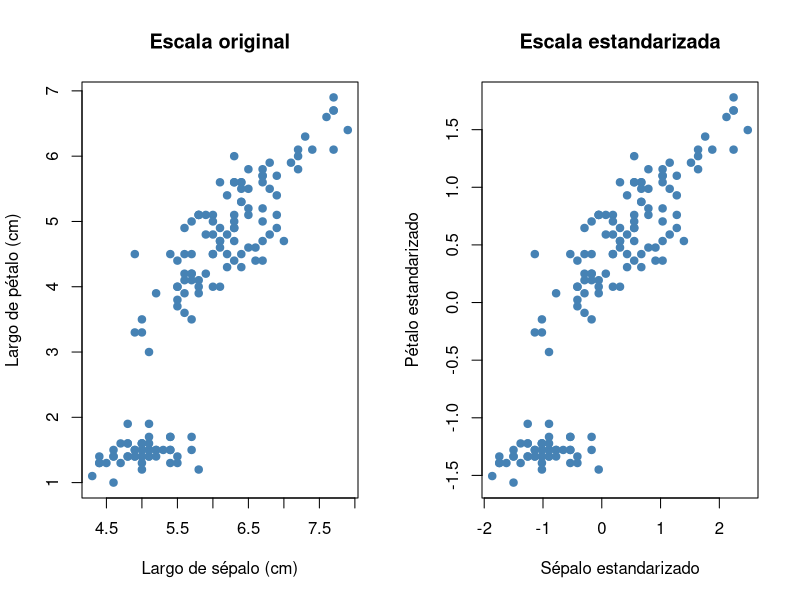
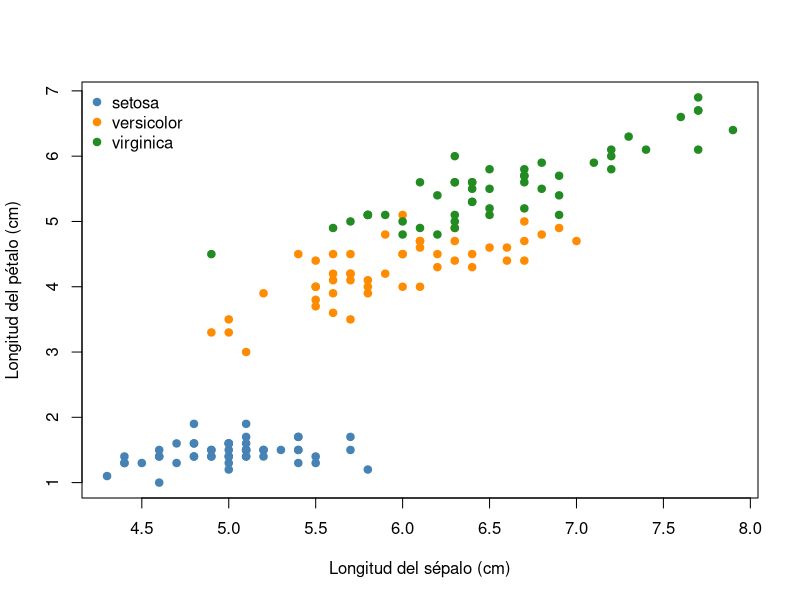

Recreate these plots in R, in order.
## ---- chunk 1
#| label: r-iris
# iris está incluido en la instalación base de R.
data(iris)
X_r <- iris[, 1:4]
especie_r <- iris$Species
cat("Dimensiones:", dim(X_r), "\n")
head(X_r)
summary(X_r)
## ---- chunk 2
#| label: r-dist
muestra_r <- X_r[1:5, ]
D_euclid_r <- as.matrix(dist(muestra_r, method = "euclidean"))
D_manh_r <- as.matrix(dist(muestra_r, method = "manhattan"))
round(D_euclid_r, 3)
round(D_manh_r, 3)
## ---- chunk 3
#| label: r-unidades
puntos_r <- data.frame(longitud_m = c(1, 2, 4), masa_g = c(100, 110, 101),
                       row.names = c("A", "B", "C"))
round(as.matrix(dist(puntos_r)), 3)
puntos_kg_r <- puntos_r
puntos_kg_r$masa_g <- puntos_kg_r$masa_g / 1000
round(as.matrix(dist(puntos_kg_r)), 3)
## ---- chunk 4
#| label: r-scale
X_est_r <- scale(X_r)
round(colMeans(X_est_r), 5)
round(apply(X_est_r, 2, sd), 5)

par(mfrow = c(1, 2))
plot(X_r[, 1], X_r[, 3], pch = 19, col = "steelblue",
     xlab = "Largo de sépalo (cm)", ylab = "Largo de pétalo (cm)",
     main = "Escala original")
plot(X_est_r[, 1], X_est_r[, 3], pch = 19, col = "steelblue",
     xlab = "Sépalo estandarizado", ylab = "Pétalo estandarizado",
     main = "Escala estandarizada")
par(mfrow = c(1, 1))
## ---- chunk 5
#| label: r-diagnostico
colSums(is.na(X_r))
sum(duplicated(X_r))
names(X_r)[vapply(X_r, function(x) length(unique(x)) <= 1, logical(1))]
round(cor(X_r), 2)
## ---- chunk 6
#| label: r-grafico
colores <- c("steelblue", "darkorange", "forestgreen")
plot(X_r[, 1], X_r[, 3], pch = 19, col = colores[as.integer(especie_r)],
     xlab = "Longitud del sépalo (cm)", ylab = "Longitud del pétalo (cm)")
legend("topleft", legend = levels(especie_r), col = colores, pch = 19, bty = "n")
